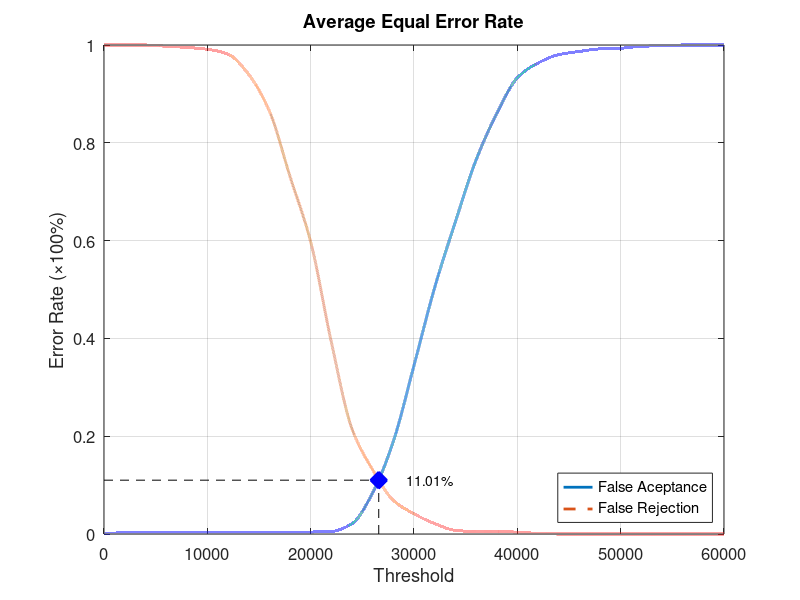
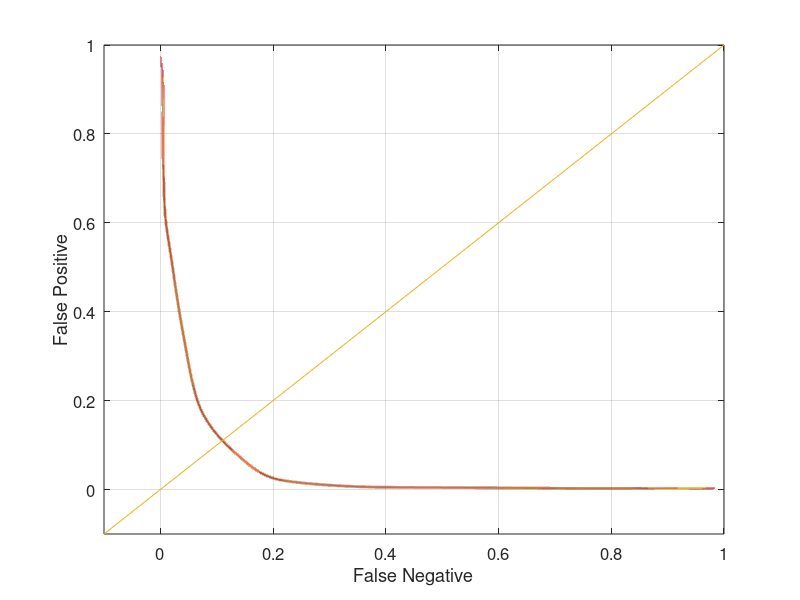

Reproduce these figures in MATLAB, in order.
function yEER = Experiment1Average
close all;
clear;
clc;
x = 0:2000:60000;
xq = 0:0.5:60000;

y0 = [0 0.00263158 0.00263158 0.00263158 0.00263158 0.00263158 0.00263158 0.00263158 0.00263158 0.00263158 0.00394737 0.00526316 0.0210526 0.0842105 0.189474 0.344737 0.503947 0.638158 0.764474 0.85921 0.932895 0.963158 0.980263 0.986842 0.992105 0.993421 0.997368 0.998684 1 1 1];
yy0 = interp1(x, y0, xq, 'pchip');
y1 = [1 1 1 0.9975 0.995 0.99125 0.98125 0.94 0.865 0.73125 0.5975 0.3925 0.215 0.13125 0.06875 0.04125 0.02125 0.0075 0.005 0.005 0.00375 0.00125 0 0 0 0 0 0 0 0 0];
yy1 = interp1(x, y1, xq, 'pchip');

% Calculating EER: 
y2 = abs(y0 - y1);
find(y2 == min(y2))
yy2 = abs(yy0 - yy1);
xEER = find(yy2 == min(yy2));
xEERIndex = xq(xEER) % X-axis EER
yEER = yy0(xEER) % Y-axis EER

main = figure
plot(xq, yy0,'-','LineWidth', 2);	hold on
plot(xq, yy1,'--','LineWidth', 2);	hold on
plot([xEERIndex xEERIndex], [0 yEER], 'k--');	hold on
plot([0 xEERIndex], [yEER yEER], 'k--');	hold on
plot(xEERIndex, yEER, 'bx', 'LineWidth', 10);	hold on
text(xEERIndex + 10 * xEERIndex / 100, yEER, [num2str(round((10000 * yEER)) / 100) '%'])
legend('False Aceptance', 'False Rejection', 'Location', 'SouthEast')
xlabel('Threshold')
ylabel('Error Rate (\times100%)')
title('Average Equal Error Rate')
set(gca, 'FontSize', 12)
axis([0 60000 0 1])
grid on

print(main, 'Experiment1AverageMain', '-dpng');
FNRxFPR = figure('Color', [1 1 1]);
plot(yy1, yy0, '-', yy1, yy0, 'LineWidth', 2);
hold on
y = -0.1:0.1:1
plot(y, y); 
set(gca, 'FontSize', 12)
xlabel('False Negative')
ylabel('False Positive')
axis([-0.1 1 -0.1 1])
set(gca, 'FontSize', 12)
grid on

print(FNRxFPR, 'Experiment1AverageFNRxFPR','-dpng');
end
